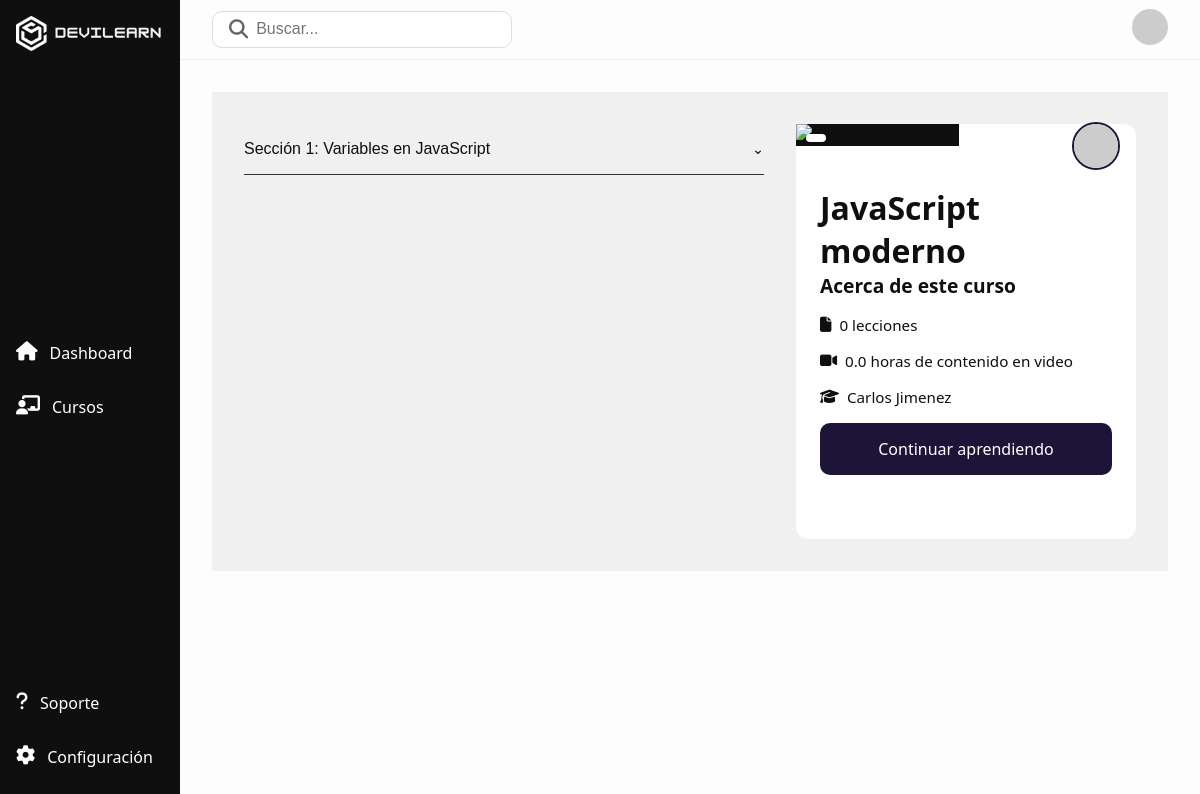
The page /courses/detail/javascript-moderno on the database its author committed.
### apps/courses/models/module.py (models this page shows, shortened)
class Module(models.Model):
    course = models.ForeignKey(
        Course, on_delete=models.CASCADE, related_name='modules'
    )
    title = models.CharField(max_length=200)
    description = models.TextField(blank=True)
    order = OrderField(blank=True, for_fields=['course'])

### apps/courses/models/course.py (models this page shows, shortened)
class Course(models.Model):
    owner = models.ForeignKey(
        settings.AUTH_USER_MODEL, on_delete=models.CASCADE
    )
    title = models.CharField(max_length=200)
    slug = models.SlugField(unique=True)
    overview = models.TextField()
    created_at = models.DateField(auto_now_add=True)
    categories = models.ManyToManyField(
        Category, through='CourseCategory', related_name='course')
    image = models.URLField(blank=True, null=True)
    rating = models.FloatField(
        default= 0,
        validators=[MaxValueValidator(5)]
    )
    level = models.CharField(
        blank=True,
        null=True
    )
    duration = models.FloatField(
        blank=True,
        null=True
    )
    class Meta:
        ordering = ['-created_at']

### apps/profiles/models/user.py (models this page shows, shortened)
class User(AbstractUser):
    is_instructor = models.BooleanField(default=False)

### apps/courses/views.py (the view)
# urls.py: path('detail/<str:slug>', views.course_detail, name='course_detail'),
def course_detail(request, slug):
    course = get_object_or_404(Course, slug=slug)
    modules = course.modules.prefetch_related('contents')
    total_contents = sum(mudule.contents.count() for mudule in modules)
    return render(
        request,
        "courses/course_detail.html",{
            "course": course,
            "modules":modules,
            "total_contents": total_contents
        },
    )

### apps/courses/templates/courses/course_detail.html (shortened to what this page needs)
{% extends 'base.html' %}
{% load static %}
{% block custom_styles %}
    <link rel="stylesheet" href="{% static 'css/styles.css' %}">
{% endblock custom_styles %}
{% block content %}
    <div class="layout">
        {% include 'includes/sidebar.html' %}
        <div class="main-content">
            {% include 'includes/header.html' %}
            <main>
                <div class="course-layout">
                    <div class="course-sections">
                            <div class="accordion">
                                {% for module in modules %}
                                    <div class="accordion-item">
                                        <button class="accordion-header">Sección {{ forloop.counter }}: {{ module.title }}</button>
                                    </div>
                                {% endfor %}
                        </div>
                    </div>
                    <div class="course-info-card">
                        <div class="card-banner">
                            <div class="tag">{{ course.level }}</div>
                            <img src="{% if course.image %}{{ course.image }}{% else %}https://placehold.co/600x200?text='{{ course.title }}'{% endif %}" alt="{{ course.title }}" />
                            <img class="author-avatar" src="https://randomuser.me/api/portraits/men/15.jpg/" alt="Autor">
                        </div>
                        <div class="card-body">
                            <h1>{{ course.title }}</h1>
                            <h3>Acerca de este curso</h3>
                            <ul class="course-details">
                                <li><i class="fa-solid fa-file"></i> {{ total_contents }} lecciones</li>
                                <li><i class="fa-solid fa-video"></i> {{ course.duration }} horas de contenido en video</li>
                                <li><i class="fa-solid fa-graduation-cap"></i>{{ course.owner.get_full_name }}</li>
                            </ul>
                            <a class="btn bnt-primary btn-course" href="#">Continuar aprendiendo</a>
                        </div>
                    </div>
                </div>
            </main>
        </div>
    </div>
{% endblock content %}

### static/css/styles.css (style rules this page uses)
* { margin: 0; padding: 0; box-sizing: border-box; }
body { background: #111; font-family: 'Segoe UI', sans-serif; }
.layout { display: flex; height: 100vh; }
.main-content { flex-grow: 1; display: flex; flex-direction: column; background-color: #f0f0f0; transition: margin-left 0.3s ease; }
main { flex-grow: 1; padding: 2rem; background-color: #fdfdfd; }
.course-layout { display: flex; gap: 2rem; padding: 2rem; flex-wrap: wrap; background: #f0f0f0; color: #0f0f0f; }
.course-sections { flex: 1 1 500px; }
.accordion-item { border-bottom: 1px solid #333; }
.accordion-header { background: none; border: none; color: #0f0f0f; font-size: 1rem; padding: 1rem 0; width: 100%; text-align: left; cursor: pointer; font-weight: 500; display: flex; justify-content: space-between; align-items: center; }
.accordion-header::after { content: "⌄"; font-size: 0.9rem; transform: rotate(0deg); transition: transform 0.3s; }
.course-info-card { flex: 1 1 320px; background: #fefefe; border-radius: 12px; }
.card-banner { position: relative; }
.card-banner .tag { position: absolute; top: 10px; left: 10px; background: #ffffff; color: #000; font-size: 0.75rem; padding: 4px 10px; border-radius: 20px; }
.card-banner img:first-of-type { width: 100%; height: 180px; object-fit: contain; background: #0f0f0f; }
.author-avatar { width: 48px; height: 48px; border-radius: 50%; position: absolute; bottom: -24px; right: 16px; border: 2px solid #1d1438; background: white; }
.card-body { padding: 2.5rem 1.5rem 1.5rem; margin-bottom: 40px; }
.card-body h3 { margin-bottom: 1rem; font-size: 1.2rem; }
.course-details { list-style: none; padding: 0; }
.course-details li { margin-bottom: 1rem; display: flex; align-items: center; gap: 0.5rem; font-size: 0.95rem; }
a.btn { text-decoration: none; color: #ffffff; background-color: #1d1438; padding: 15px 20px; display: block; height: auto; width: 100%; border-radius: 10px; text-align: center; font-size: 16px; }

### rows shown on the page
Module: title "Variables en JavaScript"
Course: title "JavaScript moderno", owner.get_full_name "Carlos Jimenez"
